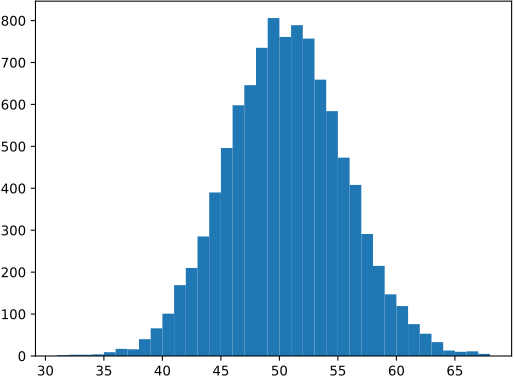

Here is the Python script that generated this plot:
import matplotlib.pyplot as plt
import numpy as np

n = 100
p = 0.5
r = 10000
x = np.random.binomial(
    n=n,    # 試行回数
    p=p,    # 確率
    size=r) # 乱数の数
plt.hist(x, bins=max(x) - min(x))

plt.savefig('04-p-rbinom.pdf')
